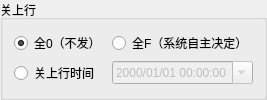
        <widget class="QGroupBox" name="up_off">
         <property name="title">
          <string>关上行</string>
         </property>
         <layout class="QGridLayout" name="gridLayout_8">
          <item row="0" column="0">
           <widget class="QRadioButton" name="rbtn_close_high_zero">
            <property name="text">
             <string>全0（不发）</string>
            </property>
            <property name="checked">
             <bool>true</bool>
            </property>
           </widget>
          </item>
          <item row="0" column="1">
           <widget class="QRadioButton" name="rbtn_close_high_f">
            <property name="text">
             <string>全F（系统自主决定）</string>
            </property>
           </widget>
          </item>
          <item row="1" column="0">
           <widget class="QRadioButton" name="rbtn_close_high_time">
            <property name="text">
             <string>关上行时间</string>
            </property>
           </widget>
          </item>
          <item row="1" column="1">
           <widget class="QDateTimeEdit" name="target_time_stdn_sigh">
            <property name="enabled">
             <bool>false</bool>
            </property>
            <property name="correctionMode">
             <enum>QAbstractSpinBox::CorrectToNearestValue</enum>
            </property>
            <property name="displayFormat">
             <string>yyyy/MM/dd hh:mm:ss</string>
            </property>
            <property name="calendarPopup">
             <bool>true</bool>
            </property>
           </widget>
          </item>
         </layout>
        </widget>
